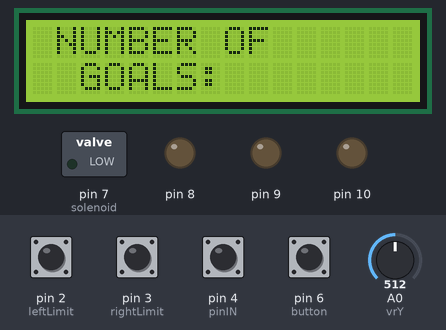
This sketch was run on a simulated Arduino Uno, built with avr-gcc and run on an emulated ATmega328P. Shown: 16×2 character LCD, switched loads named in the sketch (green lamp = pin HIGH), output pins drawn as LEDs (lit = HIGH). Dashed ring = blinking. Inputs (shaded band) come from the test bench; at power-on: pin 2 (leftLimit), pin 3 (rightLimit), pin 4 (pinIN), pin 6 (button) HIGH, A0 (vrY) = 512. What the sketch prints to the serial monitor is not drawn.

Above: at 4.3 s.
4.4 s: A0 (vrY) set to 436
5.9 s: A0 (vrY) set to 409
At 6.3 s:
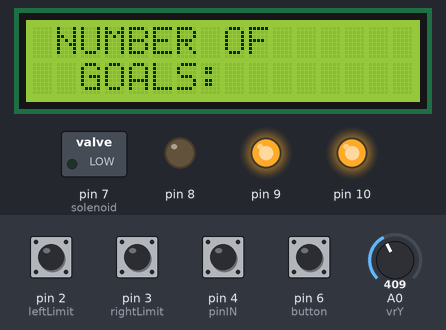
7.4 s: pin 6 (button) pulled LOW for 0.15 s
At 7.8 s:
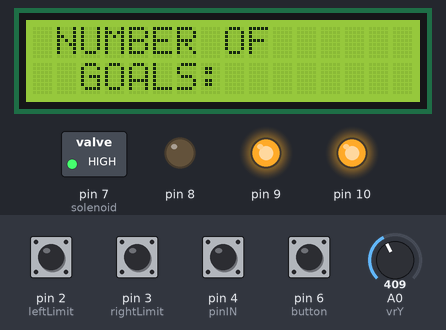
9.4 s: A0 (vrY) set to 716
At 10.4 s:
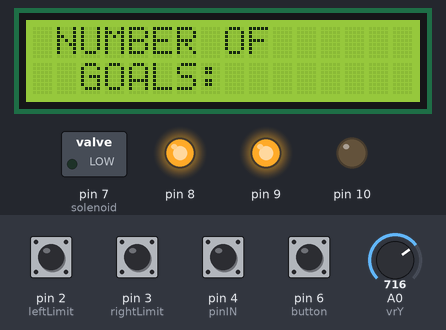
10.9 s: pin 6 (button) pulled LOW for 1 s
At 11.3 s:
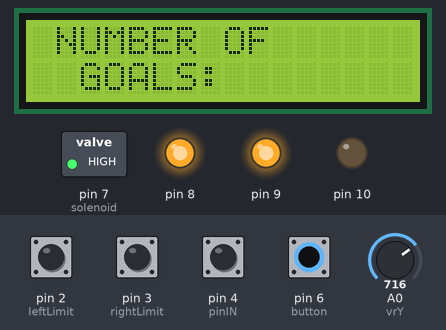
13.4 s: pin 2 (leftLimit) pulled LOW for 1 s
At 13.9 s:
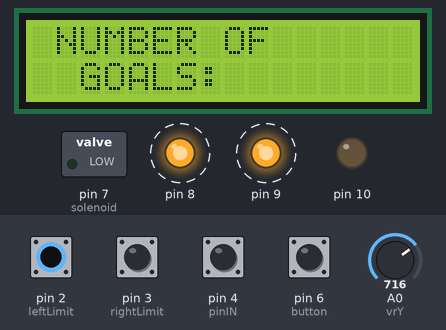
Timing chart, 0 to 16.4 s (numbered marks = the images above; inputs shaded):
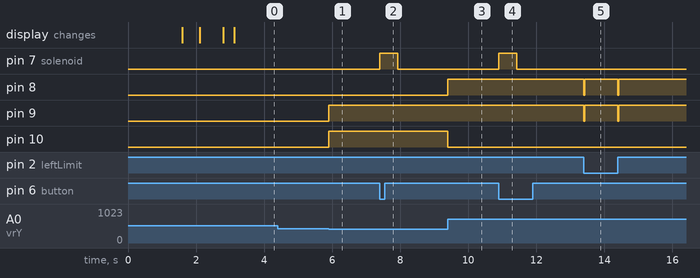

The sketch:

manualControl.ino
```cpp
#include <Wire.h>
#include <LiquidCrystal_I2C.h>
//motor
#define MANUAL_SPEED 255

struct motor{
    int pinPwm;
    int pinA;
    int pinB;
};

struct motor mMotor = {9, 8, 10};
const int rightLimit = 3;
const int leftLimit = 2;

bool isRightLimit = false;
bool isLeftLimit = false;

//joystick
const int vrY = A0;
const int button = 6;
bool buttonPressed = false;

//solenoid
const int solenoid = 7;

// lcd
LiquidCrystal_I2C lcd(0x27, 16, 2); // importa libreria LiquidCrystal

int pinIN = 4;   // Crea Variable pinIN y la asocia al pin digital 8
int valorIN = 0; // Crea Variables con un valor inicial asociado
int contenido = 0;
bool goalDetected = false;
bool goalDelay = false;
unsigned long goalDetectedTime = 0;

void setup() {
    Serial.begin(9600);
    pinMode(mMotor.pinPwm, OUTPUT);
    pinMode(mMotor.pinA, OUTPUT);
    pinMode(mMotor.pinB, OUTPUT);

    pinMode(vrY, INPUT);
    pinMode(button, INPUT_PULLUP);

    pinMode(rightLimit, INPUT_PULLUP);
    pinMode(leftLimit, INPUT_PULLUP);
    attachInterrupt(digitalPinToInterrupt(rightLimit), rightLimitInterrupt, CHANGE);
    attachInterrupt(digitalPinToInterrupt(leftLimit), leftLimitInterrupt, CHANGE);

    pinMode(solenoid, OUTPUT);

    lcd.backlight();
    lcd.init(); // inicializa lcd en 16 columnas por 2 filas
    // entradas analógicas no requieren inicialización

    lcd.print("THE GAME STARTS"); // Imprime "RSLICING3D" sobre el LCD
    delay(500);                   // Espera 1 segundo
    lcd.setCursor(0, 1);          // Seteamos la ubicacion texto 0 linea 1 que sera escrita sobre el LCD
    delay(1000);

    lcd.print("FEEL YOUR LEAGUE"); // Imprime "IZMAEL MF" sobre el LCD
    delay(500);                    // Espera 1 segundo
    lcd.setCursor(0, 2);

    lcd.print("DETECTOR"); // Imprime DETECTOR" sobre el LCD
    delay(500);           // Espera 1 segundo
    lcd.setCursor(0, 1);   // Seteamos la ubicacion texto 0 linea 1 que sera escrita sobre el LCD
    delay(200);
    lcd.clear(); // Limpia la pantalla
    delay(300);

    lcd.setCursor(1, 0);     // Seteamos la ubicacion del texto 1, linea 0 que sera escrita sobre el LCD
    lcd.print("NUMBER OF "); // Imprime "CUENTA OBJETOS" sobre el LCD
    lcd.setCursor(2, 1);
    lcd.print("GOALS: ");
}

void loop() {
    int joy = analogRead(vrY);
    if( joy < 620 && joy > 420){
        stop();
    } else if( joy > 620){
        manualRight( joy );
    } else if( joy < 420){
        manualLeft( joy );
    }

    if(digitalRead(button) == LOW && buttonPressed == false){
        buttonPressed = true;
        digitalWrite(solenoid, HIGH);
        Serial.println("solenoid activated");
        delay(500);
        digitalWrite(solenoid, LOW);
        Serial.println("solenoid deactivated");
    } else if(digitalRead(button) == HIGH){
        buttonPressed = false;
    }

    //Serial.println(joy);
    valorIN = digitalRead(pinIN); // Realiza la lectura Digital del pin 8
    if (valorIN != 1 && !goalDetected){             // Si la lectura es 1 incremente el valor de contenido
        contenido++;
        goalDetected = true;
        while (digitalRead(pinIN) != 1){
            delay(100); // Realiza un Delay para estabilizar
        }
        lcd.setCursor(12, 1); // Ubicamos el cursor en la posicion 12 sobre la linea 1
        lcd.print(contenido); // Imprimimos el valor del contenido sobre dicha ubicacion
        delay(3000);
    }
    if( valorIN == 1 && goalDetected ){
        lcd.setCursor(12, 1); // Ubicamos el cursor en la posicion 12 sobre la linea 1
        lcd.print(contenido); // Imprimimos el valor del contenido sobre dicha ubicacion
        goalDelay = true;
        goalDetectedTime = millis();
    }
    if( goalDelay && goalDetectedTime + 3000 > millis() ){
        goalDelay = false;
        goalDetected = false;
    }

}

void manualRight(int joy){
    if(isRightLimit){
        stop();
        return;
    }
    //map joystick value to motor speed, 600-1023, 100-255
    int speed = map(joy, 620, 1015, 40, 255);
    analogWrite(mMotor.pinPwm, MANUAL_SPEED);
    digitalWrite(mMotor.pinA, HIGH);
    digitalWrite(mMotor.pinB, LOW);
    Serial.println(speed);
}

void manualLeft(int joy){
    if(isLeftLimit){
        stop();
        return;
    }
    //map joystick value to motor speed, 400-0, 100-255
    int speed = map(joy, 420, 10, 40, 255);
    analogWrite(mMotor.pinPwm, MANUAL_SPEED);
    digitalWrite(mMotor.pinA, LOW);
    digitalWrite(mMotor.pinB, HIGH);
    Serial.println(speed);
}

void stop(){
    analogWrite(mMotor.pinPwm, 0);
    digitalWrite(mMotor.pinA, 0);
    digitalWrite(mMotor.pinB, 0);
}

void rightLimitInterrupt(){
    stop();
    isRightLimit = !digitalRead(rightLimit);
    Serial.println("rightLimitInterrupt");
}

void leftLimitInterrupt(){
    stop();
    isLeftLimit = !digitalRead(leftLimit);
    Serial.println("leftLimitInterrupt");
}
```

Measured:
- the behaviour switches between 420 and 419 on A0 (vrY) (found by bisection; images 0 and 1)
- after the input at 4.4 s, every drawn part: stays the same
- after the input at 5.9 s, pin 9, pin 10: LOW → HIGH at once
- after the input at 7.4 s, pin 7 (solenoid): LOW → HIGH at once, → LOW 0.52 s later
- after the input at 9.4 s, pin 8: LOW → HIGH at once; pin 10: HIGH → LOW at once
- after the input at 10.9 s, pin 7 (solenoid): LOW → HIGH at once, → LOW 0.52 s later
- after the input at 13.4 s, pin 8, pin 9: alternates HIGH for 0.98 s and LOW for 0.02 s, 4 changes in all, then stays HIGH, starting at once
